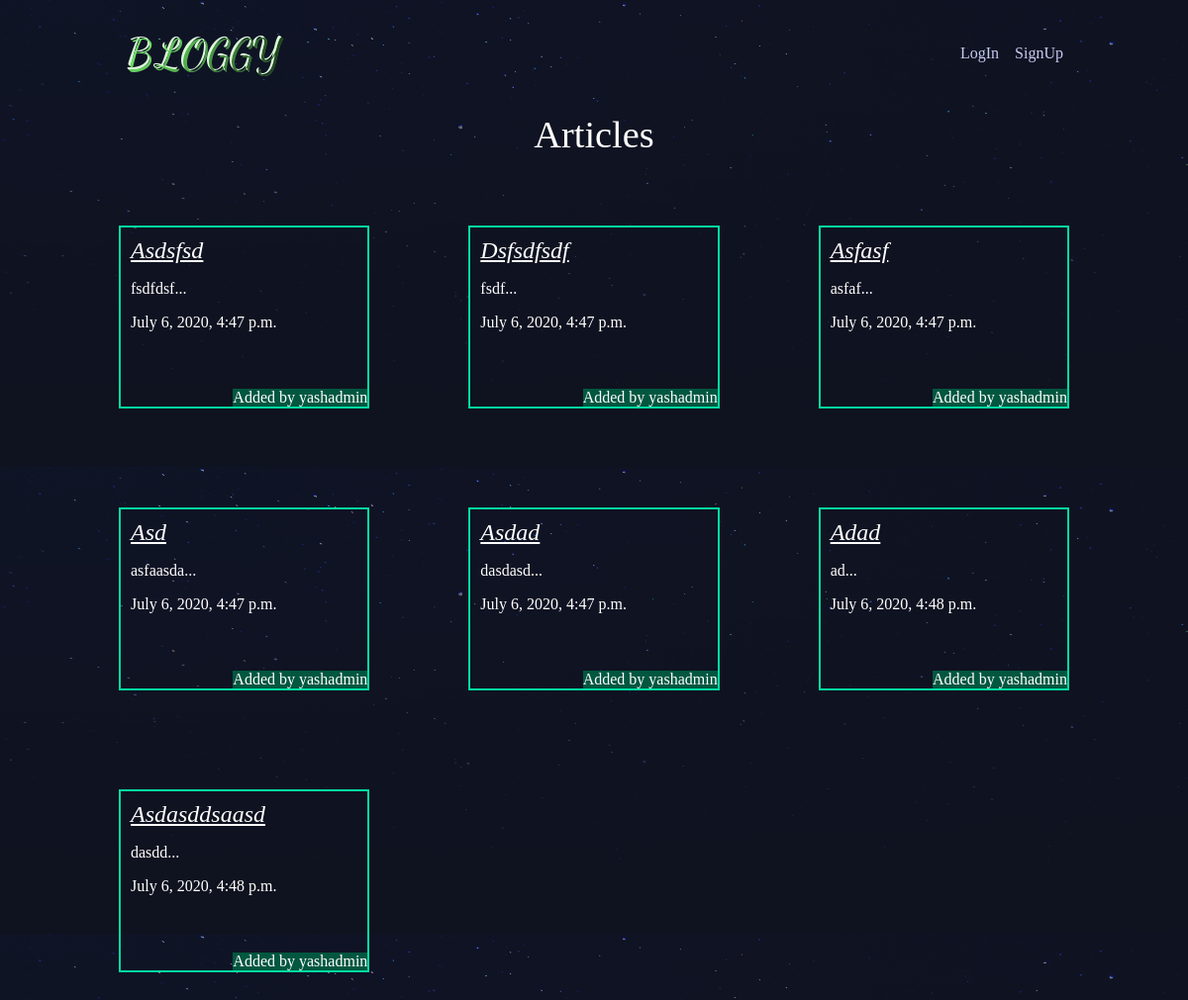
The page /articles/ on the database as committed earlier.
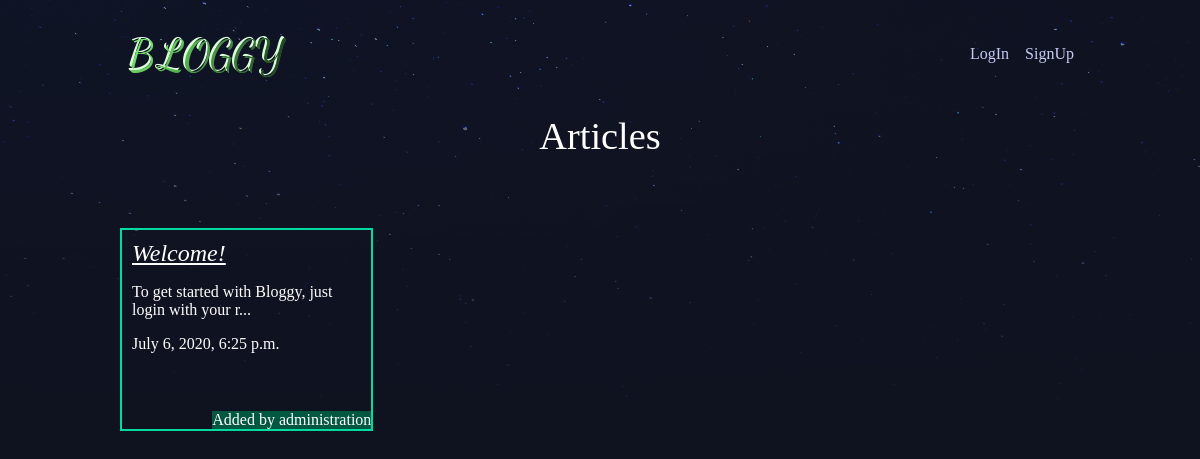
The same page on the database as committed later.
### articles/models.py (models this page shows, shortened)
class Article(models.Model):
    title = models.CharField(max_length=100)
    slug = models.SlugField()
    body = models.TextField()
    date = models.DateTimeField(auto_now_add=True)
    thumb_pic=models.ImageField(blank=True,default="moon.jpeg")
    author=models.ForeignKey(User,default=None,on_delete=models.CASCADE)  # foreign ey added .. after importing the user models from authentication.models
    def snippet(self):
        return self.body[:50] + '...'

### articles/views.py (the view)
def article_list(request):
    articles = Article.objects.all().order_by('date');
    return render(request, 'articles/article_list.html', { 'articles': articles })

### articles/templates/articles/article_list.html
{% extends 'base_layout.html' %} {% block content %}
<h1>Articles</h1>
<div class="articles">
    {% for article in articles %}
    <div class="article">
        <h2>
            <a href="{% url 'articles:detail' slug=article.slug %}" class="card-title">{{ article.title }}</a>
        </h2>
        <p>{{ article.snippet }}</p>
        <p>{{ article.date }}</p>
        <p class="author">Added by {{article.author}}</p>
    </div>
    {% endfor %}
</div>
{% endblock %}

### templates/base_layout.html (shortened to what this page needs)
{% load static %}
<!DOCTYPE html>
<html>
<head>
    <link rel="stylesheet" href="{% static 'styles.css' %}" />
</head>
<body>
    <header class="wrapper">
        <h1>
            <a href="{% url 'home_page' %}"><img src="{% static 'logo-revised-1.png' %}" alt="djangonautic" /></a>
        </h1>
        <nav>
            <ul>
                {% if user.is_authenticated %}
                <li>
                    <form action="{% url 'accounts:logout' %}" method="POST">
                        {% csrf_token %}
                        <button type="submit">LogOut!</button>
                    </form>
                </li>
                <li>
                    <a href="{% url 'articles:create' %}">
                        <button class="Highlight">New Article</button></a>
                </li>
                {% else %}
                <li>
                    <a href="{% url 'accounts:login' %}"><button>LogIn</button></a>
                </li>
                <li>
                    <a href="{% url 'accounts:signup' %}"><button>SignUp</button></a>
                </li>
                {% endif %}
            </ul>
        </nav>
    </header>
    <div class="wrapper">
        {% block content %} {% endblock %}
    </div>
    <br><br><br><br><br><br><br>
</body>
</html>

### assets/styles.css (style rules this page uses)
body { background-color: #0f121f; background-image: url(/static/stars.png); background-repeat-y: no-repeat; color: #fff; }
body * { font-family: Ubuntu; }
h1, h2, h3, h4, h5 { font-weight: normal; margin: 0; }
a, a:hover, a:visited { color: #fff; text-decoration: none; }
.wrapper { max-width: 960px; margin: 0 auto; }
div.wrapper h1 { text-align: center; font-size: 2.4em; margin: 1px auto auto; margin-bottom: 70px; }
header { display: grid; grid-template-columns: 1fr 1fr; padding: 20px 0; }
nav { justify-self: end; }
nav li { display: inline-block; }
nav button { background: none; color: rgb(200, 203, 241); cursor: pointer; text-decoration: yellow; border: 1px solid rgb(230, 0, 0); font-size: 1em; border: 200px; }
.articles { display: grid; grid-template-columns: 1fr 1fr 1fr; gap: 100px; }
.articles .article { border: solid 2px #00dba0; padding: 10px; padding-bottom: 60px; position: relative; }
.articles .article .author { position: absolute; right: 0; bottom: 0; margin: 0; background: #015740; }
.card-title { text-decoration: underline; font-style: italic; text-transform: capitalize; }

Rows that differ between the two databases and show on the page:
removed Article: title "Asdsfsd", snippet "fsdfdsf...", date "July 6, 2020, 4:47 p.m.", author "yashadmin"
removed Article: title "Dsfsdfsdf", snippet "fsdf...", date "July 6, 2020, 4:47 p.m.", author "yashadmin"
removed Article: title "Asfasf", snippet "asfaf...", date "July 6, 2020, 4:47 p.m.", author "yashadmin"
removed Article: title "Asd", snippet "asfaasda...", date "July 6, 2020, 4:47 p.m.", author "yashadmin"
removed Article: title "Asdad", snippet "dasdasd...", date "July 6, 2020, 4:47 p.m.", author "yashadmin"
removed Article: title "Adad", snippet "ad...", date "July 6, 2020, 4:48 p.m.", author "yashadmin"
removed Article: title "Asdasddsaasd", snippet "dasdd...", date "July 6, 2020, 4:48 p.m.", author "yashadmin"
added Article: title "Welcome!", snippet "To get started with Bloggy, just login with your r...", date "July 6, 2020, 6:25 p.m.", author "administration"
